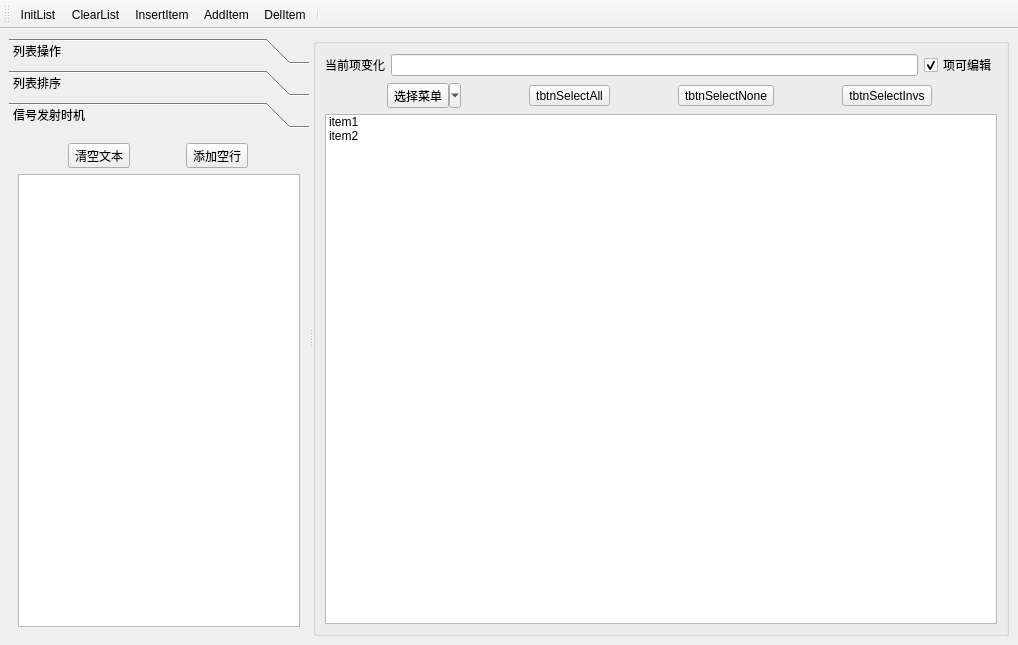
<?xml version="1.0" encoding="UTF-8"?>
<ui version="4.0">
 <class>QtList</class>
 <widget class="QMainWindow" name="QtList">
  <property name="geometry">
   <rect>
    <x>0</x>
    <y>0</y>
    <width>1018</width>
    <height>645</height>
   </rect>
  </property>
  <property name="windowTitle">
   <string>QtList</string>
  </property>
  <widget class="QWidget" name="centralwidget">
   <layout class="QGridLayout" name="gridLayout_5">
    <item row="0" column="0">
     <widget class="QSplitter" name="splitter">
      <property name="orientation">
       <enum>Qt::Horizontal</enum>
      </property>
      <widget class="QToolBox" name="toolBox">
       <property name="maximumSize">
        <size>
         <width>300</width>
         <height>1000</height>
        </size>
       </property>
       <property name="currentIndex">
        <number>2</number>
       </property>
       <widget class="QWidget" name="lstOp">
        <property name="geometry">
         <rect>
          <x>0</x>
          <y>0</y>
          <width>300</width>
          <height>460</height>
         </rect>
        </property>
        <attribute name="label">
         <string>列表操作</string>
        </attribute>
        <layout class="QGridLayout" name="gridLayout_3">
         <item row="0" column="0">
          <widget class="QToolButton" name="tbtnListInit">
           <property name="text">
            <string>tbtnListInit</string>
           </property>
           <property name="toolButtonStyle">
            <enum>Qt::ToolButtonTextBesideIcon</enum>
           </property>
           <property name="autoRaise">
            <bool>true</bool>
           </property>
          </widget>
         </item>
         <item row="1" column="0">
          <widget class="QToolButton" name="tbtnListClear">
           <property name="text">
            <string>tbtnListClear</string>
           </property>
           <property name="toolButtonStyle">
            <enum>Qt::ToolButtonTextBesideIcon</enum>
           </property>
           <property name="autoRaise">
            <bool>true</bool>
           </property>
          </widget>
         </item>
         <item row="2" column="0">
          <widget class="QToolButton" name="tbtnListInsert">
           <property name="text">
            <string>tbtnListInsert</string>
           </property>
           <property name="toolButtonStyle">
            <enum>Qt::ToolButtonTextBesideIcon</enum>
           </property>
           <property name="autoRaise">
            <bool>true</bool>
           </property>
          </widget>
         </item>
         <item row="3" column="0">
          <widget class="QToolButton" name="tbtnListAppend">
           <property name="text">
            <string>tbtnListAppend</string>
           </property>
           <property name="toolButtonStyle">
            <enum>Qt::ToolButtonTextBesideIcon</enum>
           </property>
           <property name="autoRaise">
            <bool>true</bool>
           </property>
          </widget>
         </item>
         <item row="4" column="0">
          <widget class="QToolButton" name="tbtnListDelete">
           <property name="text">
            <string>tbtnListDelete</string>
           </property>
           <property name="toolButtonStyle">
            <enum>Qt::ToolButtonTextBesideIcon</enum>
           </property>
           <property name="autoRaise">
            <bool>true</bool>
           </property>
          </widget>
         </item>
        </layout>
       </widget>
       <widget class="QWidget" name="lstSort">
        <property name="geometry">
         <rect>
          <x>0</x>
          <y>0</y>
          <width>300</width>
          <height>460</height>
         </rect>
        </property>
        <attribute name="label">
         <string>列表排序</string>
        </attribute>
        <layout class="QGridLayout" name="gridLayout_4">
         <item row="0" column="0">
          <widget class="QCheckBox" name="chkSort">
           <property name="text">
            <string>可排序</string>
           </property>
           <property name="checked">
            <bool>true</bool>
           </property>
          </widget>
         </item>
         <item row="1" column="0">
          <widget class="QToolButton" name="tbtnSortAsc">
           <property name="text">
            <string>升序</string>
           </property>
           <property name="icon">
            <iconset resource="res.qrc">
             <normaloff>:/icon_form/a-Icon_jiansuoliebiao_paixujiantoushang.svg</normaloff>:/icon_form/a-Icon_jiansuoliebiao_paixujiantoushang.svg</iconset>
           </property>
           <property name="toolButtonStyle">
            <enum>Qt::ToolButtonTextBesideIcon</enum>
           </property>
          </widget>
         </item>
         <item row="2" column="0">
          <widget class="QToolButton" name="tbtnSortDes">
           <property name="text">
            <string>降序</string>
           </property>
           <property name="icon">
            <iconset resource="res.qrc">
             <normaloff>:/icon_form/a-Icon_jiansuoliebiao_paixujiantouxia.svg</normaloff>:/icon_form/a-Icon_jiansuoliebiao_paixujiantouxia.svg</iconset>
           </property>
           <property name="toolButtonStyle">
            <enum>Qt::ToolButtonTextBesideIcon</enum>
           </property>
          </widget>
         </item>
         <item row="3" column="0">
          <spacer name="verticalSpacer">
           <property name="orientation">
            <enum>Qt::Vertical</enum>
           </property>
           <property name="sizeHint" stdset="0">
            <size>
             <width>20</width>
             <height>326</height>
            </size>
           </property>
          </spacer>
         </item>
        </layout>
       </widget>
       <widget class="QWidget" name="lstSign">
        <property name="geometry">
         <rect>
          <x>0</x>
          <y>0</y>
          <width>300</width>
          <height>460</height>
         </rect>
        </property>
        <attribute name="label">
         <string>信号发射时机</string>
        </attribute>
        <layout class="QGridLayout" name="gridLayout">
         <item row="0" column="0">
          <layout class="QHBoxLayout" name="horizontalLayout_3">
           <item>
            <widget class="QToolButton" name="tbtnClearText">
             <property name="text">
              <string>清空文本</string>
             </property>
            </widget>
           </item>
           <item>
            <widget class="QToolButton" name="tbtnAddLine">
             <property name="text">
              <string>添加空行</string>
             </property>
            </widget>
           </item>
          </layout>
         </item>
         <item row="1" column="0">
          <widget class="QPlainTextEdit" name="txtInfo"/>
         </item>
        </layout>
       </widget>
      </widget>
      <widget class="QGroupBox" name="groupBox">
       <property name="title">
        <string/>
       </property>
       <layout class="QGridLayout" name="gridLayout_2">
        <item row="2" column="0">
         <widget class="QListWidget" name="listWidget">
          <property name="contextMenuPolicy">
           <enum>Qt::CustomContextMenu</enum>
          </property>
          <item>
           <property name="text">
            <string>item1</string>
           </property>
           <property name="icon">
            <iconset resource="res.qrc">
             <normaloff>:/icon_form/caozuo-wendu.svg</normaloff>:/icon_form/caozuo-wendu.svg</iconset>
           </property>
          </item>
          <item>
           <property name="text">
            <string>item2</string>
           </property>
           <property name="icon">
            <iconset resource="res.qrc">
             <normaloff>:/icon_form/caozuo_gaosu.svg</normaloff>:/icon_form/caozuo_gaosu.svg</iconset>
           </property>
          </item>
         </widget>
        </item>
        <item row="1" column="0">
         <layout class="QHBoxLayout" name="horizontalLayout_2">
          <item>
           <widget class="QToolButton" name="tbtnSelectItem">
            <property name="text">
             <string>选择菜单</string>
            </property>
            <property name="popupMode">
             <enum>QToolButton::MenuButtonPopup</enum>
            </property>
            <property name="toolButtonStyle">
             <enum>Qt::ToolButtonTextBesideIcon</enum>
            </property>
           </widget>
          </item>
          <item>
           <widget class="QToolButton" name="tbtnSelectAll">
            <property name="text">
             <string>tbtnSelectAll</string>
            </property>
            <property name="toolButtonStyle">
             <enum>Qt::ToolButtonTextBesideIcon</enum>
            </property>
           </widget>
          </item>
          <item>
           <widget class="QToolButton" name="tbtnSelectNone">
            <property name="text">
             <string>tbtnSelectNone</string>
            </property>
            <property name="toolButtonStyle">
             <enum>Qt::ToolButtonTextBesideIcon</enum>
            </property>
           </widget>
          </item>
          <item>
           <widget class="QToolButton" name="tbtnSelectInvs">
            <property name="text">
             <string>tbtnSelectInvs</string>
            </property>
            <property name="toolButtonStyle">
             <enum>Qt::ToolButtonTextBesideIcon</enum>
            </property>
           </widget>
          </item>
         </layout>
        </item>
        <item row="0" column="0">
         <layout class="QHBoxLayout" name="horizontalLayout">
          <item>
           <widget class="QLabel" name="label">
            <property name="text">
             <string>当前项变化</string>
            </property>
           </widget>
          </item>
          <item>
           <widget class="QLineEdit" name="txtCurrItem"/>
          </item>
          <item>
           <widget class="QCheckBox" name="chkItemEditable">
            <property name="text">
             <string>项可编辑</string>
            </property>
            <property name="checked">
             <bool>true</bool>
            </property>
           </widget>
          </item>
         </layout>
        </item>
       </layout>
      </widget>
     </widget>
    </item>
   </layout>
  </widget>
  <widget class="QToolBar" name="toolBar">
   <property name="windowTitle">
    <string>toolBar</string>
   </property>
   <property name="iconSize">
    <size>
     <width>24</width>
     <height>24</height>
    </size>
   </property>
   <property name="toolButtonStyle">
    <enum>Qt::ToolButtonTextUnderIcon</enum>
   </property>
   <attribute name="toolBarArea">
    <enum>TopToolBarArea</enum>
   </attribute>
   <attribute name="toolBarBreak">
    <bool>false</bool>
   </attribute>
   <addaction name="actionInitList"/>
   <addaction name="actionClearList"/>
   <addaction name="actionInsertItem"/>
   <addaction name="actionAddItem"/>
   <addaction name="actionDelItem"/>
   <addaction name="separator"/>
  </widget>
  <action name="actionInitList">
   <property name="icon">
    <iconset resource="res.qrc">
     <normaloff>:/icon_form/liebiao_.svg</normaloff>:/icon_form/liebiao_.svg</iconset>
   </property>
   <property name="text">
    <string>InitList</string>
   </property>
   <property name="toolTip">
    <string>InitList</string>
   </property>
  </action>
  <action name="actionClearList">
   <property name="icon">
    <iconset resource="res.qrc">
     <normaloff>:/icon_form/qingkong.svg</normaloff>:/icon_form/qingkong.svg</iconset>
   </property>
   <property name="text">
    <string>ClearList</string>
   </property>
   <property name="toolTip">
    <string>ClearList</string>
   </property>
  </action>
  <action name="actionInsertItem">
   <property name="icon">
    <iconset resource="res.qrc">
     <normaloff>:/icon_form/xinzengcaidan.svg</normaloff>:/icon_form/xinzengcaidan.svg</iconset>
   </property>
   <property name="text">
    <string>InsertItem</string>
   </property>
   <property name="toolTip">
    <string>InsertItem</string>
   </property>
  </action>
  <action name="actionAddItem">
   <property name="icon">
    <iconset resource="res.qrc">
     <normaloff>:/icon_form/xinzeng.svg</normaloff>:/icon_form/xinzeng.svg</iconset>
   </property>
   <property name="text">
    <string>AddItem</string>
   </property>
   <property name="toolTip">
    <string>AddItem</string>
   </property>
  </action>
  <action name="actionDelItem">
   <property name="icon">
    <iconset resource="res.qrc">
     <normaloff>:/icon_form/shanchu_2.svg</normaloff>:/icon_form/shanchu_2.svg</iconset>
   </property>
   <property name="text">
    <string>DelItem</string>
   </property>
   <property name="toolTip">
    <string>DelItem</string>
   </property>
  </action>
  <action name="actionSelectItem">
   <property name="icon">
    <iconset resource="res.qrc">
     <normaloff>:/icon_form/liebiao_.svg</normaloff>:/icon_form/liebiao_.svg</iconset>
   </property>
   <property name="text">
    <string>SelectItem</string>
   </property>
  </action>
  <action name="actionSelectAll">
   <property name="icon">
    <iconset resource="res.qrc">
     <normaloff>:/icon_form/liebiao.svg</normaloff>:/icon_form/liebiao.svg</iconset>
   </property>
   <property name="text">
    <string>SelectAll</string>
   </property>
  </action>
  <action name="actionSelectNone">
   <property name="icon">
    <iconset resource="res.qrc">
     <normaloff>:/icon_form/empty.svg</normaloff>:/icon_form/empty.svg</iconset>
   </property>
   <property name="text">
    <string>SelectNone</string>
   </property>
  </action>
  <action name="actionSelectInvs">
   <property name="icon">
    <iconset resource="res.qrc">
     <normaloff>:/icon_form/caozuo_gaosu.svg</normaloff>:/icon_form/caozuo_gaosu.svg</iconset>
   </property>
   <property name="text">
    <string>SelectInvs</string>
   </property>
  </action>
  <action name="actionQuit">
   <property name="icon">
    <iconset resource="res.qrc">
     <normaloff>:/icon_form/caozuo_qipao.svg</normaloff>:/icon_form/caozuo_qipao.svg</iconset>
   </property>
   <property name="text">
    <string>Quit</string>
   </property>
  </action>
 </widget>
 <resources>
  <include location="res.qrc"/>
 </resources>
 <connections/>
</ui>
